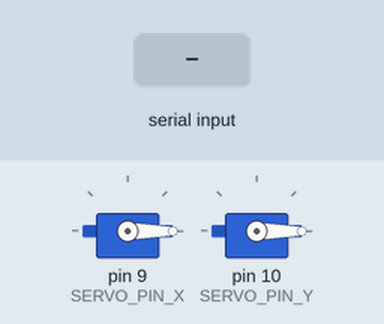
Simulated run of this sketch. Board: Arduino Uno, built with avr-gcc and run on an emulated ATmega328P. Parts: 2 × servo. The inputs (shaded band) are chosen by the test bench. What the sketch prints to the serial monitor is not drawn.

Above: at 1.7 s.
1.8 s: byte 30 received over Serial
3.3 s: byte 90 received over Serial
Timing chart, 0 to 6.3 s (numbered marks = the images above; inputs shaded):
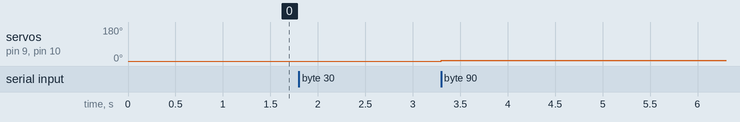

The sketch:

sketch_may08b.ino
```cpp
#include <Servo.h>

#define SERVO_PIN_X 9
#define SERVO_PIN_Y 10
#define LIGHT_PIN 3

Servo servo_x;
Servo servo_y;
int i=0;
void setup()
{
  servo_x.attach(SERVO_PIN_X);
  servo_y.attach(SERVO_PIN_Y);

  servo_x.write(0); //move to default position
  servo_y.write(0);
  Serial.begin(9600);
  delay(500);
  Serial.print("starting");

}

void loop()
{
  if(Serial.available()>0)
  {
    char a=Serial.read();
    servo_x.write(i);
    servo_y.write(i);
    Serial.println(i);
    i+=5;
    delay(100);
}


  delay(1);
}
```

Measured:
- after the input at 1.8 s, every drawn part: stays the same
- after the input at 3.3 s, servo on pin 9 (SERVO_PIN_X), servo on pin 10 (SERVO_PIN_Y): 0° → 5° at once
